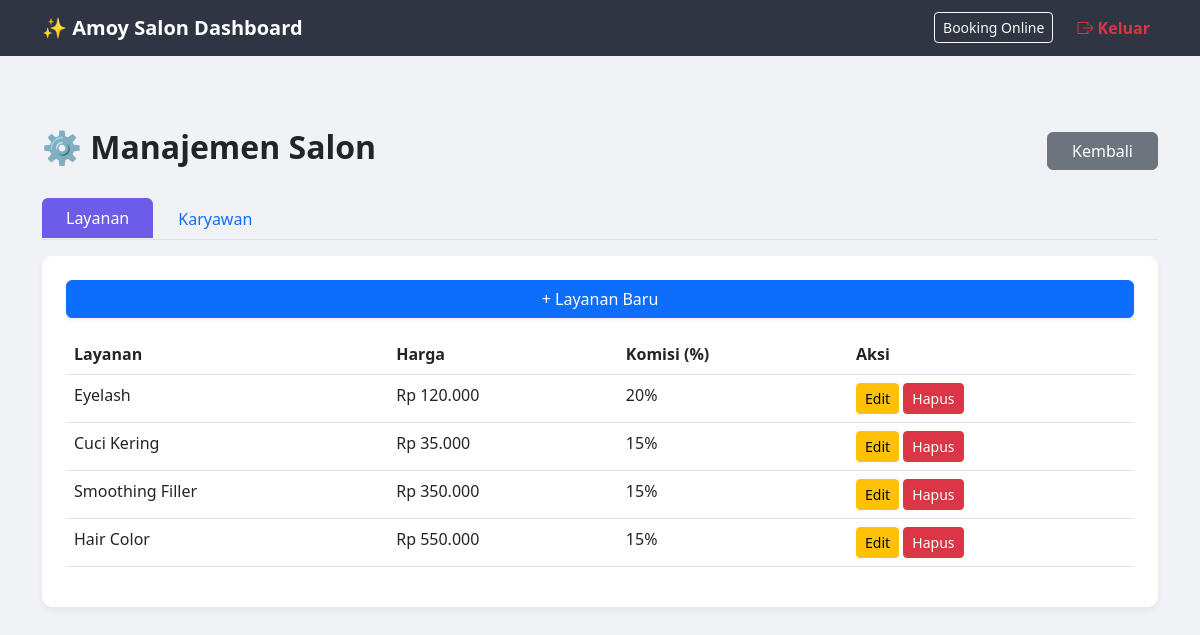
Page /pages/master_data.php (signed in) on the committed database.
### tables this page shows
CREATE TABLE `services` (
  `id_service` int(11) NOT NULL,
  `nama_layanan` varchar(100) NOT NULL,
  `deskripsi` text DEFAULT NULL,
  `harga` decimal(10,2) NOT NULL,
  `komisi_persen` int(3) DEFAULT 0
);

### pages/master_data.php (the view, shortened to what this page needs)
<?php
include '../class/koneksi.php';
?>
<!DOCTYPE html>
<html lang="id">
<head>
    <link href="https://cdn.jsdelivr.net/npm/bootstrap@5.3.0/dist/css/bootstrap.min.css" rel="stylesheet">
    <link rel="stylesheet" href="https://cdn.jsdelivr.net/npm/bootstrap-icons@1.11.1/font/bootstrap-icons.css">
</head>
<body>
<nav class="navbar navbar-expand-lg navbar-dark mb-4">
    <div class="container">
        <a class="navbar-brand fw-bold" href="admin.php">✨ Amoy Salon Dashboard</a>
        <div class="collapse navbar-collapse" id="navbarNav">
            <ul class="navbar-nav ms-auto">
                <li class="nav-item ms-lg-3"><a class="btn btn-sm btn-outline-light mt-1" href="../index.php" target="_blank">Booking Online</a></li>
                <li class="nav-item ms-lg-3">
                    <a class="nav-link text-danger fw-bold" href="../class/logout.php" onclick="return confirm('Yakin ingin keluar?')">
                        <i class="bi bi-box-arrow-right"></i> Keluar
                    </a>
                </li>
            </ul>
        </div>
    </div>
</nav>
<div class="container py-5">
    <div class="d-flex justify-content-between align-items-center mb-4">
        <h2 class="fw-bold">⚙️ Manajemen Salon</h2>
        <a href="admin.php" class="btn btn-secondary px-4">Kembali</a>
    </div>
    <ul class="nav nav-tabs mb-3" id="myTab" role="tablist">
        <li class="nav-item"><button class="nav-link active px-4" data-bs-toggle="tab" data-bs-target="#services">Layanan</button></li>
        <li class="nav-item"><button class="nav-link px-4" data-bs-toggle="tab" data-bs-target="#employees">Karyawan</button></li>
    </ul>
    <div class="tab-content">
        <div class="tab-pane fade show active" id="services">
            <div class="card p-4">
                <button class="btn btn-primary mb-3 w-auto shadow-sm" data-bs-toggle="modal" data-bs-target="#addService">+ Layanan Baru</button>
                <div class="table-responsive">
                    <table class="table">
                        <thead>
                            <tr>
                                <th>Layanan</th>
                                <th>Harga</th>
                                <th>Komisi (%)</th>
                                <th>Aksi</th>
                            </tr>
                        </thead>
                        <tbody>
                            <?php
                            $qs = mysqli_query($conn, "SELECT * FROM services");
                            while($s = mysqli_fetch_array($qs)){
                            ?>
                            <tr>
                                <td><?= $s['nama_layanan']; ?></td>
                                <td>Rp <?= number_format($s['harga'], 0, ',', '.'); ?></td>
                                <td><?= $s['komisi_persen']; ?>%</td>
                                <td>
                                    <button class="btn btn-sm btn-warning" data-bs-toggle="modal" data-bs-target="#editService<?= $s['id_service']; ?>">Edit</button>
                                    <a href="../class/hapus.php?type=service&id=<?= $s['id_service']; ?>" class="btn btn-sm btn-danger" onclick="return confirm('Hapus?')">Hapus</a>
                                </td>
                            </tr>
                            <?php } ?>
                        </tbody>
                    </table>
                </div>
            </div>
        </div>
    </div>
</div>
</body>
</html>

### pages/master_data.php (style rules this page uses)
body { background-color: #f1f2f6; }
.nav-tabs .nav-link.active { background-color: #6c5ce7; color: white; border: none; }
.card { border: none; border-radius: 12px; box-shadow: 0 4px 15px rgba(0,0,0,0.05); }
.navbar { background-color: #2f3542; }
.card { border: none; border-radius: 10px; box-shadow: 0 4px 6px rgba(0,0,0,0.05); }
.table thead { background-color: #57606f; color: white; }

### rows in the picture
services: nama_layanan "Eyelash", harga "120.000", komisi_persen "20"
services: nama_layanan "Cuci Kering", harga "35.000", komisi_persen "15"
services: nama_layanan "Smoothing Filler", harga "350.000", komisi_persen "15"
services: nama_layanan "Hair Color", harga "550.000", komisi_persen "15"
